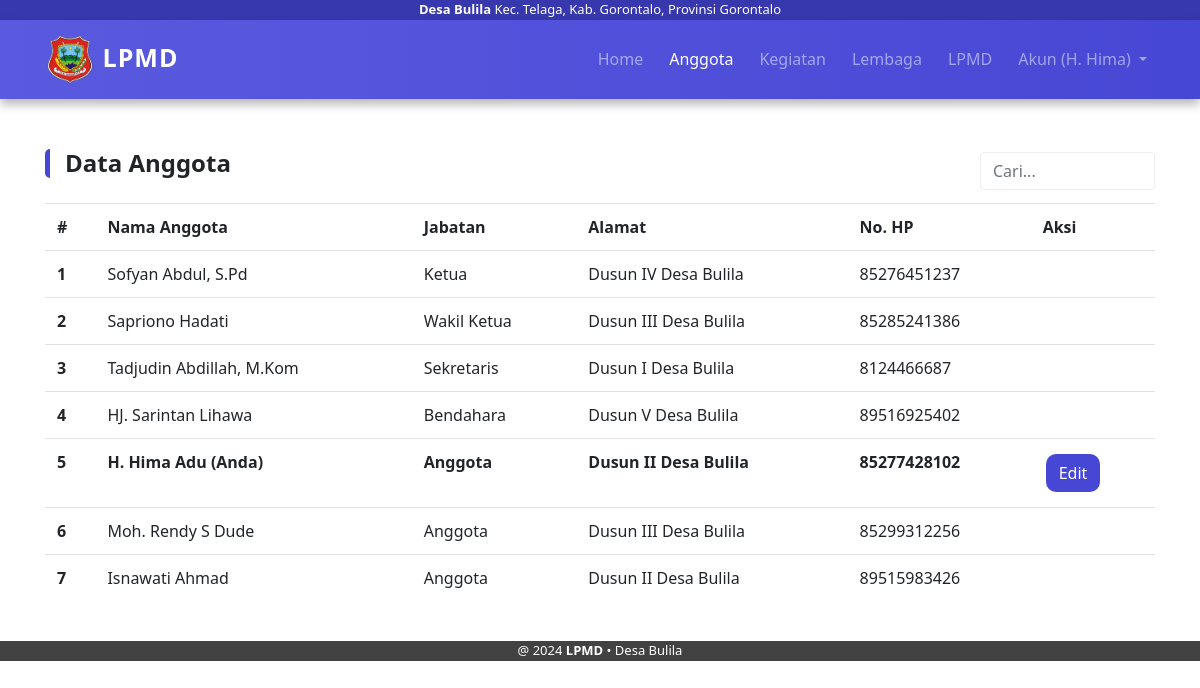
/anggota.php (signed in), run on the app's committed database.
### tables this page shows
CREATE TABLE `anggotaa` (
  `id_anggota` int(10) NOT NULL,
  `nama_anggota` varchar(30) NOT NULL,
  `jabatan` varchar(20) NOT NULL,
  `alamat` varchar(25) NOT NULL,
  `nomor_telepon` varchar(15) NOT NULL,
  `username` varchar(50) NOT NULL,
  `password` varchar(50) NOT NULL,
  `level` int(11) NOT NULL
);

### anggota.php (the view, shortened to what this page needs)
<?php
include 'koneksi.php';
?>
<!DOCTYPE html>
<html lang="en">
<head>
    <link rel="stylesheet" href="./css/bootstrap.min.css">
    <link rel="stylesheet" href="./dist/fa/css/all.css">
    <link rel="stylesheet" href="./css/main.css">
</head>
<body>
    <div class="cont">
        <?php include 'navbar.php' ?>
        <div class="konten">
            <div class="container">
                <?php
                if (isset($_SESSION["is_logged"])) {
                    ?>
                    <div class="ko">
                        <div class="d-flex justify-content-between align-items-center">
                            <h4
                                style="font-weight: bold; border-left: 5px solid var(--prim-color); border-radius: 5px; padding-left: 15px; margin-bottom: 15px;">
                                Data Anggota</h4>
                            <div class="d-flex align-items-center cik">
                                <input type="text" id="searchInput" class="form-control" placeholder="Cari..."
                                    style="max-width: 175px; width: auto;">
                            </div>
                        </div>
                        <div class="tres" style="margin-top: 10px;">
                            <?php
                            $sql = "SELECT * FROM anggotaa order by level";
                            $result = mysqli_query($koneksi, $sql);
                            if (mysqli_num_rows($result) > 0) {
                                echo "<table class='table anggota' id='anggota'>";
                                echo "<tr> <th>#</th> <th class='d-none'>ID</th> <th>Nama Anggota</th> <th>Jabatan</th> <th>Alamat</th> <th>No. HP</th>" . ($_SESSION['user_data']['level'] <= 2 ? "<th>Level</th><th>Username</th>" : "") . (isset($_SESSION["is_logged"]) ? "<th>Aksi</th>" : "") . "</tr>";
                                for ($i = 0; $i < mysqli_num_rows($result); $i++) {
                                    $row = mysqli_fetch_assoc($result);
                                    echo "<tr " . ($_SESSION['user_data']['id_anggota'] == $row['id_anggota'] ? "style='font-weight: bold;'" : "") . ">";
                                    echo "<th scope='row'>" . $i + 1 . "</th>";
                                    echo "<td>" . $row["nama_anggota"] . ($_SESSION['user_data']['id_anggota'] == $row['id_anggota'] ? "<b> (Anda)</b>" : "") . "</td>";
                                    echo "<td>" . $row["jabatan"] . "</td>";
                                    echo "<td>" . $row["alamat"] . "</td>";
                                    echo "<td>" . $row["nomor_telepon"] . "</td>";
                                    if (isset($_SESSION["is_logged"]))
                                        echo "<td>" . ($_SESSION['user_data']['id_anggota'] == $row['id_anggota'] || ($_SESSION['user_data']['level'] <= $row['level'] && $_SESSION['user_data']['level'] < 3) ? "<button class='btn btn-primary btn-edit' data-toggle='modal' data-target='#editModal" . $row['id_anggota'] . "'>Edit</button><br>" : "") . ($_SESSION['user_data']['id_anggota'] == $row['id_anggota'] || $_SESSION['user_data']['level'] >= $row['level'] ? "" : "<button class='btn btn-primary mybtn-danger' data-toggle='modal' data-target='#confirmDeleteModal" . $row['id_anggota'] . "'>Hapus</button>") . "</td>";
                                    echo "</tr>";
                                }
                                echo "</table>";
                            } else {
                                echo "Data anggota tidak tersedia.";
                            }
                            echo '</div></div>';
                }
                ?>
                        <br>
                    </div>
                </div>
            </div>
            <?php include "footer.php"; ?>
</body>
</html>

### css/main.css (style rules this page uses)
:root { --prim-color: rgb(71, 71, 213); --prim-color-dark: rgb(48, 48, 198); --prim-color2: rgb(90, 90, 224); --secon-color: rgb(56, 56, 174); }
* { transition: 0.3s; font-family: 'Noto Sans', sans-serif; }
html { scroll-behavior: smooth; }
.container:not(.navbar .container) { animation-name: general1; animation-duration: 0.2s; }
.modal input, .cont .konten .container .ko .cik input { box-shadow: none !important; outline: none !important; border-color: #eee; }
.konten { margin-top: 50px; }
.cont .container .tres { overflow-x: auto; }
.btn-primary, .btn-primary:active, .btn-primary:focus, .btn-primary::before { width: auto; border-width: 1px; border-color: transparent !important; border-radius: 10px; box-shadow: none !important; outline: none !important; transition: 0.3s; background-color: var(--prim-color) !important; margin: 3px; }

### data on the page
anggotaa: nama_anggota "Sofyan Abdul, S.Pd", jabatan "Ketua", alamat "Dusun IV Desa Bulila", nomor_telepon "85276451237"
anggotaa: nama_anggota "Sapriono Hadati", jabatan "Wakil Ketua", alamat "Dusun III Desa Bulila", nomor_telepon "85285241386"
anggotaa: nama_anggota "Tadjudin Abdillah, M.Kom", jabatan "Sekretaris", alamat "Dusun I Desa Bulila", nomor_telepon "8124466687"
anggotaa: nama_anggota "HJ. Sarintan Lihawa", jabatan "Bendahara", alamat "Dusun V Desa Bulila", nomor_telepon "89516925402"
anggotaa: nama_anggota "H. Hima Adu", shows "(Anda)", jabatan "Anggota", alamat "Dusun II Desa Bulila", nomor_telepon "85277428102"
anggotaa: nama_anggota "Moh. Rendy S Dude", jabatan "Anggota", alamat "Dusun III Desa Bulila", nomor_telepon "85299312256"
anggotaa: nama_anggota "Isnawati Ahmad", jabatan "Anggota", alamat "Dusun II Desa Bulila", nomor_telepon "89515983426"
